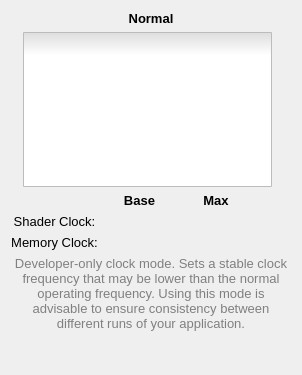
<?xml version="1.0" encoding="UTF-8"?>
<ui version="4.0">
 <class>ClockModeWidget</class>
 <widget class="QWidget" name="ClockModeWidget">
  <property name="geometry">
   <rect>
    <x>0</x>
    <y>0</y>
    <width>302</width>
    <height>375</height>
   </rect>
  </property>
  <property name="windowTitle">
   <string>Form</string>
  </property>
  <layout class="QVBoxLayout" name="verticalLayout_2">
   <item>
    <layout class="QVBoxLayout" name="verticalLayout">
     <item>
      <widget class="QLabel" name="deviceClockName">
       <property name="sizePolicy">
        <sizepolicy hsizetype="Preferred" vsizetype="Maximum">
         <horstretch>0</horstretch>
         <verstretch>0</verstretch>
        </sizepolicy>
       </property>
       <property name="font">
        <font>
         <pointsize>10</pointsize>
         <weight>75</weight>
         <bold>true</bold>
        </font>
       </property>
       <property name="text">
        <string>Normal</string>
       </property>
       <property name="alignment">
        <set>Qt::AlignCenter</set>
       </property>
      </widget>
     </item>
     <item>
      <layout class="QHBoxLayout" name="horizontalLayout">
       <item>
        <widget class="QCheckBox" name="clockWidgetButton">
         <property name="sizePolicy">
          <sizepolicy hsizetype="Fixed" vsizetype="Fixed">
           <horstretch>0</horstretch>
           <verstretch>0</verstretch>
          </sizepolicy>
         </property>
         <property name="cursor">
          <cursorShape>PointingHandCursor</cursorShape>
         </property>
         <property name="toolTip">
          <string>Enable normal clock mode</string>
         </property>
         <property name="styleSheet">
          <string notr="true">QCheckBox::indicator 
{
    width: 249px;
    height: 155px;
}

QCheckBox::indicator::unchecked 
{
    image: url(:/images/DefaultClockOff.png);
}

QCheckBox::indicator::checked 
{
    image: url(:/images/DefaultClockOn.png);
}

QCheckBox::indicator::unchecked:hover
{
    image: url(:/images/DefaultClockHover.png);
}</string>
         </property>
        </widget>
       </item>
      </layout>
     </item>
     <item>
      <layout class="QHBoxLayout" name="horizontalLayout_2">
       <item>
        <layout class="QGridLayout" name="clockValuesGrid">
         <item row="1" column="0">
          <widget class="QLabel" name="shaderClockLabel">
           <property name="font">
            <font>
             <pointsize>10</pointsize>
             <weight>50</weight>
             <bold>false</bold>
            </font>
           </property>
           <property name="text">
            <string>Shader Clock:</string>
           </property>
           <property name="alignment">
            <set>Qt::AlignCenter</set>
           </property>
          </widget>
         </item>
         <item row="2" column="0">
          <widget class="QLabel" name="memoryClockLabel">
           <property name="font">
            <font>
             <pointsize>10</pointsize>
             <weight>50</weight>
             <bold>false</bold>
            </font>
           </property>
           <property name="text">
            <string>Memory Clock:</string>
           </property>
           <property name="alignment">
            <set>Qt::AlignCenter</set>
           </property>
          </widget>
         </item>
         <item row="2" column="2">
          <widget class="QLabel" name="maxMemoryClock">
           <property name="font">
            <font>
             <pointsize>10</pointsize>
             <weight>50</weight>
             <bold>false</bold>
            </font>
           </property>
           <property name="text">
            <string/>
           </property>
           <property name="alignment">
            <set>Qt::AlignCenter</set>
           </property>
          </widget>
         </item>
         <item row="1" column="2">
          <widget class="QLabel" name="maxShaderClock">
           <property name="font">
            <font>
             <pointsize>10</pointsize>
             <weight>50</weight>
             <bold>false</bold>
            </font>
           </property>
           <property name="text">
            <string/>
           </property>
           <property name="alignment">
            <set>Qt::AlignCenter</set>
           </property>
          </widget>
         </item>
         <item row="2" column="1">
          <widget class="QLabel" name="currentMemoryClock">
           <property name="font">
            <font>
             <pointsize>10</pointsize>
             <weight>50</weight>
             <bold>false</bold>
            </font>
           </property>
           <property name="text">
            <string/>
           </property>
           <property name="alignment">
            <set>Qt::AlignCenter</set>
           </property>
          </widget>
         </item>
         <item row="0" column="1">
          <widget class="QLabel" name="baseHeaderLabel">
           <property name="font">
            <font>
             <pointsize>10</pointsize>
             <weight>75</weight>
             <bold>true</bold>
            </font>
           </property>
           <property name="text">
            <string>Base</string>
           </property>
           <property name="alignment">
            <set>Qt::AlignCenter</set>
           </property>
          </widget>
         </item>
         <item row="0" column="2">
          <widget class="QLabel" name="maxClockHeaderLabel">
           <property name="font">
            <font>
             <pointsize>10</pointsize>
             <weight>75</weight>
             <bold>true</bold>
            </font>
           </property>
           <property name="text">
            <string>Max</string>
           </property>
           <property name="alignment">
            <set>Qt::AlignCenter</set>
           </property>
          </widget>
         </item>
         <item row="1" column="1">
          <widget class="QLabel" name="currentShaderClock">
           <property name="font">
            <font>
             <pointsize>10</pointsize>
             <weight>50</weight>
             <bold>false</bold>
            </font>
           </property>
           <property name="text">
            <string/>
           </property>
           <property name="alignment">
            <set>Qt::AlignCenter</set>
           </property>
          </widget>
         </item>
        </layout>
       </item>
       <item>
        <spacer name="horizontalSpacer">
         <property name="orientation">
          <enum>Qt::Horizontal</enum>
         </property>
         <property name="sizeType">
          <enum>QSizePolicy::Maximum</enum>
         </property>
         <property name="sizeHint" stdset="0">
          <size>
           <width>40</width>
           <height>20</height>
          </size>
         </property>
        </spacer>
       </item>
      </layout>
     </item>
     <item>
      <widget class="QLabel" name="clockDescription">
       <property name="sizePolicy">
        <sizepolicy hsizetype="Preferred" vsizetype="Minimum">
         <horstretch>0</horstretch>
         <verstretch>0</verstretch>
        </sizepolicy>
       </property>
       <property name="font">
        <font>
         <pointsize>10</pointsize>
        </font>
       </property>
       <property name="styleSheet">
        <string notr="true">color: gray;</string>
       </property>
       <property name="text">
        <string>Developer-only clock mode. Sets a stable clock frequency that may be lower than the normal operating frequency. Using this mode is advisable to ensure consistency between different runs of your application.</string>
       </property>
       <property name="alignment">
        <set>Qt::AlignHCenter|Qt::AlignTop</set>
       </property>
       <property name="wordWrap">
        <bool>true</bool>
       </property>
      </widget>
     </item>
    </layout>
   </item>
   <item>
    <spacer name="verticalSpacer">
     <property name="orientation">
      <enum>Qt::Vertical</enum>
     </property>
     <property name="sizeHint" stdset="0">
      <size>
       <width>20</width>
       <height>13</height>
      </size>
     </property>
    </spacer>
   </item>
  </layout>
 </widget>
 <resources/>
 <connections/>
</ui>
